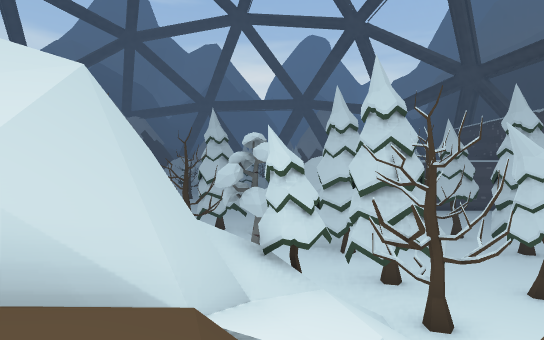
[1] (above)

24 first-person views from a walk through a 3-D level made in the Unity game engine. The camera is 1.4 m above the floor, looks level and sees 75° across. The floor is counted in squares, 2 m on a side. Each view is taken from the middle of a square. On the plan, view 1 faces up. The plan holds only what a view shows up to about 11 squares ahead; the rest is blank. The place goes on beyond the plan. The player is left out.

[2]
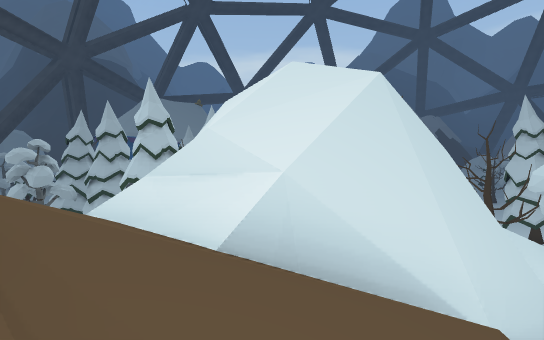

[3]
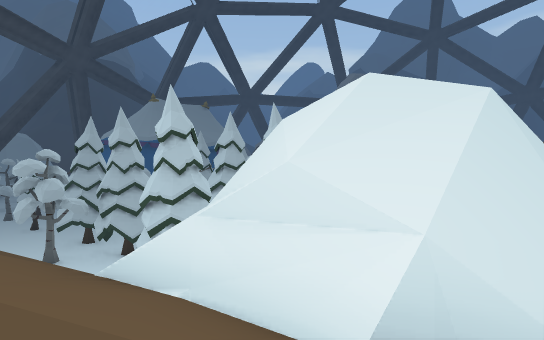

[4]
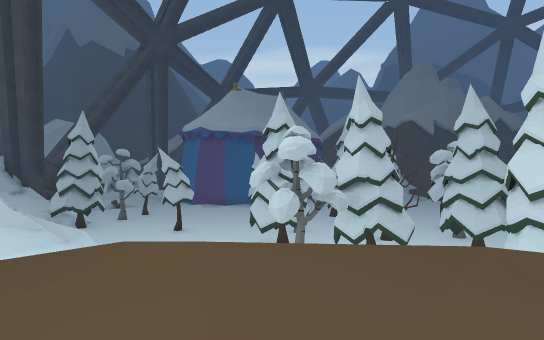

[5]
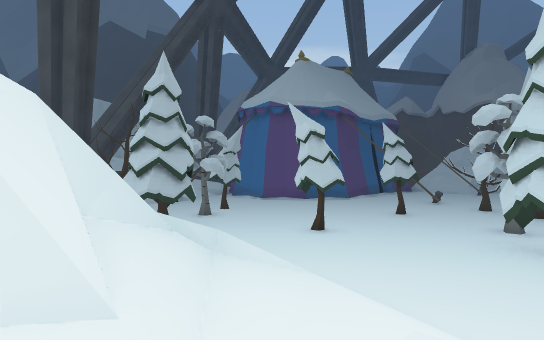

[6]
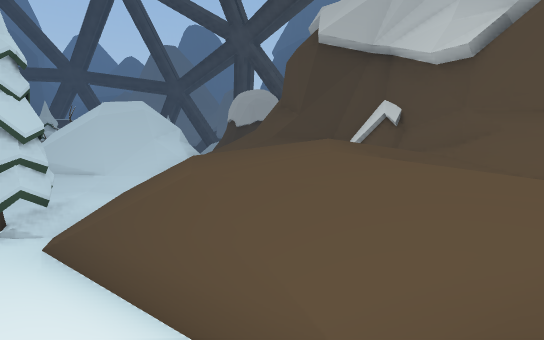

[7]
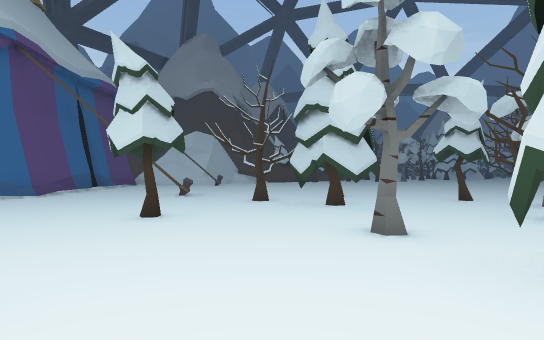

[8]
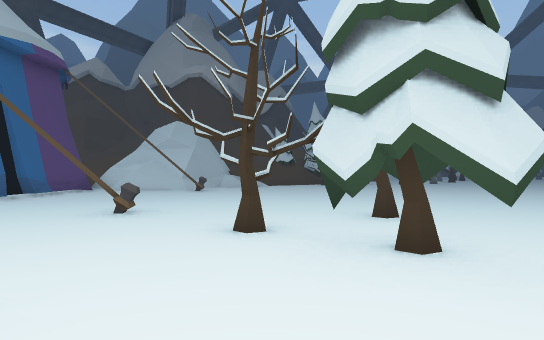

[9]
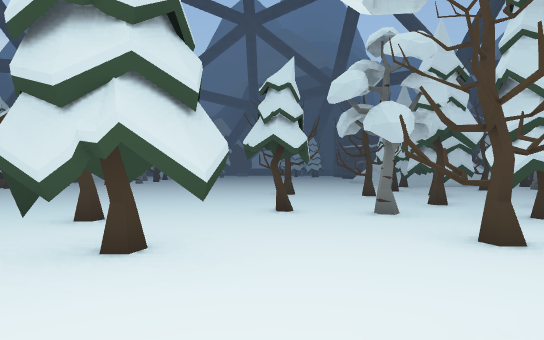

[10]
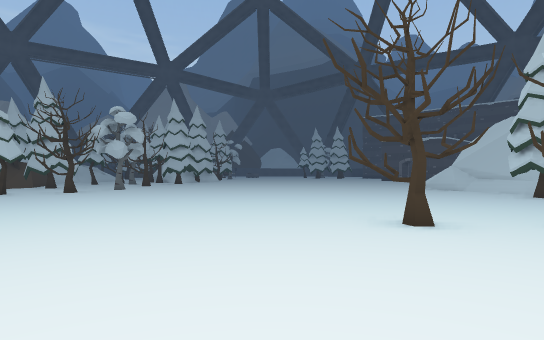

[11]
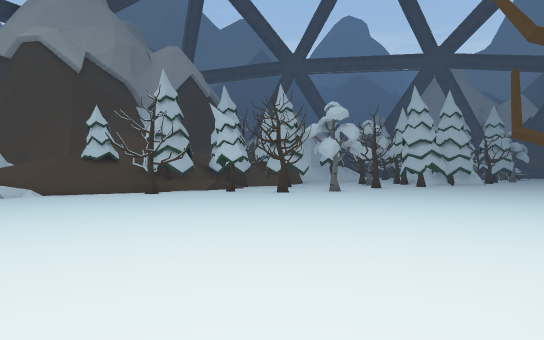

[12]
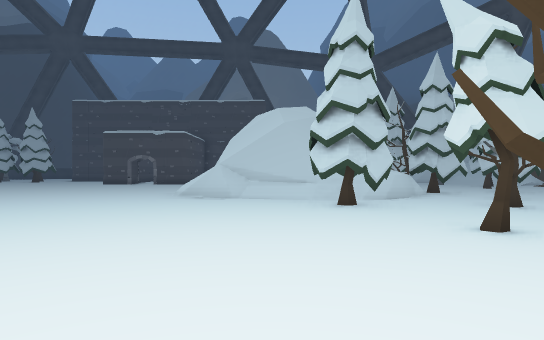

[13]
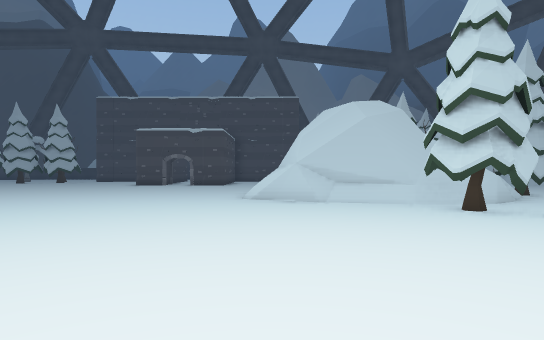

[14]
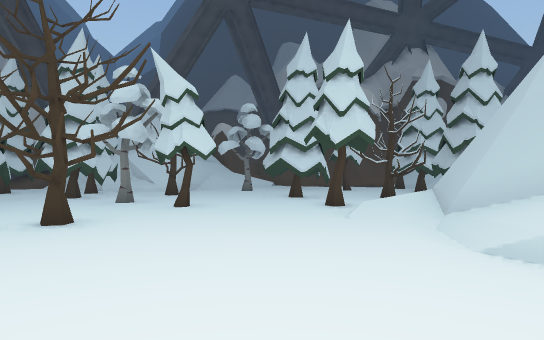

[15]
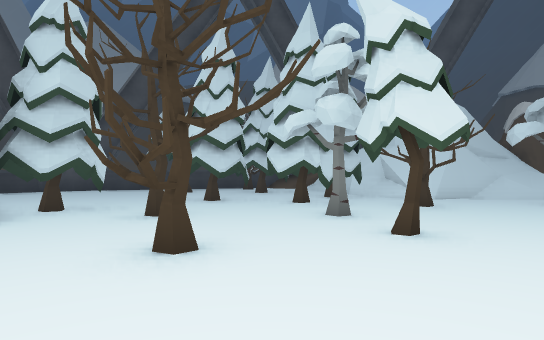

[16]
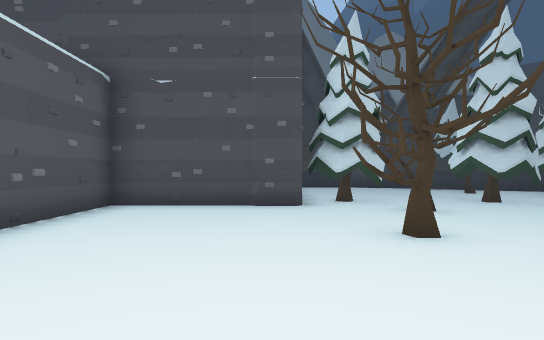

[17]
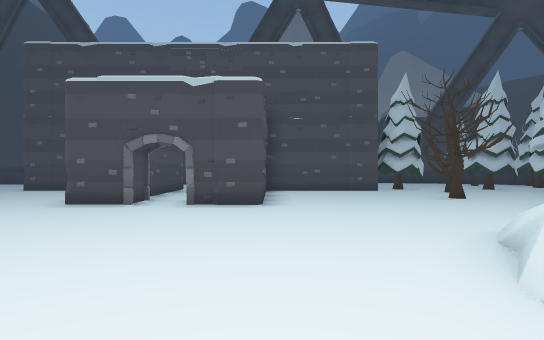

[18]
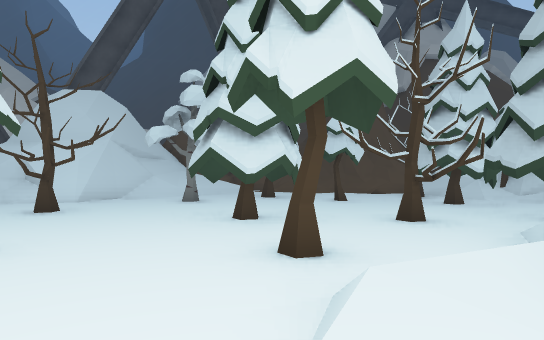

[19]
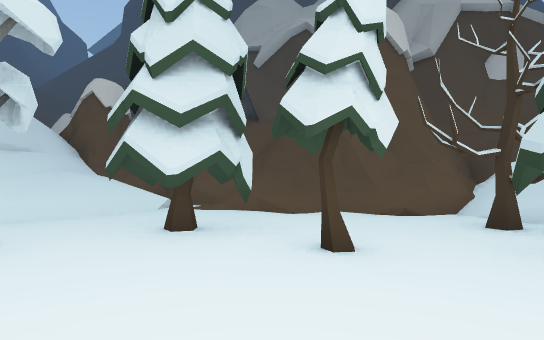

[20]
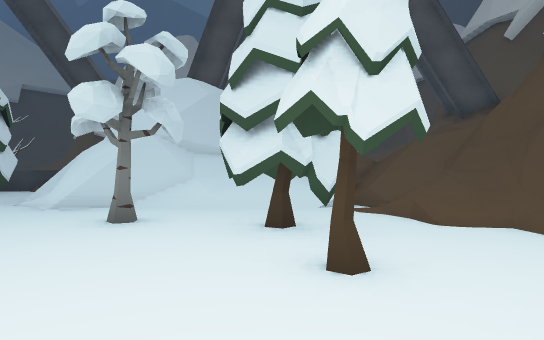

[21]
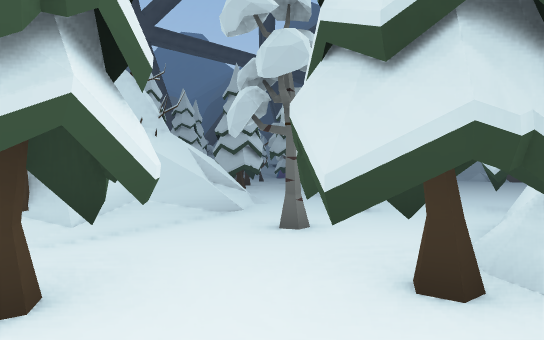

[22]
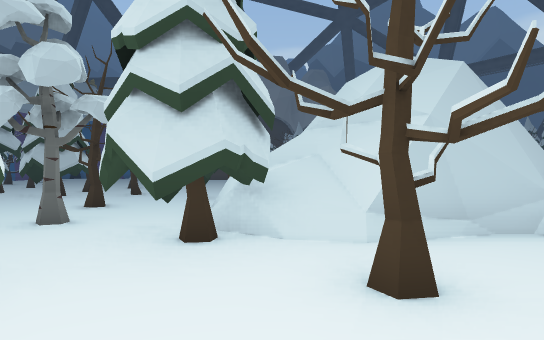

[23]
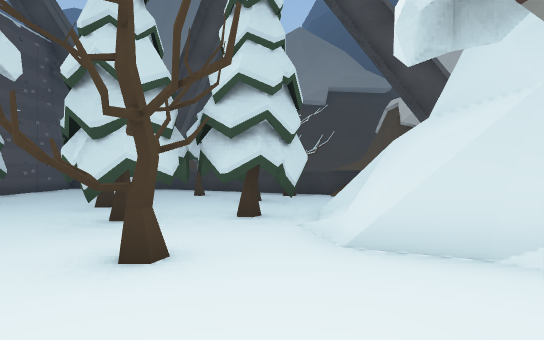

[24]
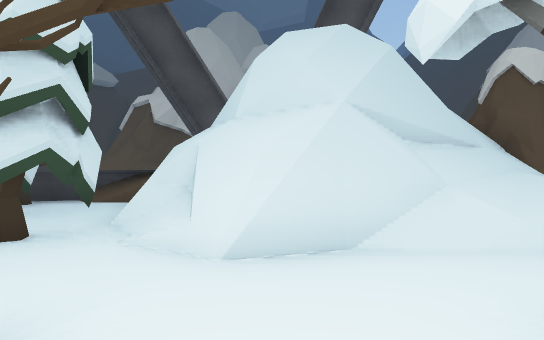

### Floor plan
Key: @ floor where view 1 was taken; # wall or solid block; x gap in a wall; . main floor; : floor 2.25 m higher than the main floor; / step, stairs or slope; = window, fence, low wall or low ledge; ^ raised ledge; v drop or lower ground; O other object.
Columns run from 23 left of view 1 to 18 right of it. Each row starts with its distance up from view 1.
 24        OO   O  O                ..
 23        OOO...O.......   ...   ....
 22       =#.............  ....  ..#####
 21       /........................##...
 20        ...........................
 19         ........................#
 18         ........................#####
 17 #...................................#
 16 #......................////=........#
 15 #......................#// //.......#   ##
 14 #......................v// #/...OO...O....
 13 #.............OO.....OO#v//#/......O.OO...
 12 #...#=...............OO=#=/#/.............
 11 #......O.O......O.O....=#///.O..O....O....
 10  ......OO..O.....OO.O...#//......O.OOO....
  9   ......OO..O.O..#...O..OO.O.OO...OOO...O.
  8   ......O..............O.O...OO.OO.OO.O..
  7    ..O.....O.OOOO  ==#=..OO........OO.OO=#
  6     ....O....OOO   #####/OOO...O.=/##..O#
  5   ..........O    /#####O/O...OO..#/// .==
  4  ........OOOOO OO/#####///...O.//####= #^^
  3 .O...O....O....O//#####//////.///##     ^#
  2 O.O........O..=/ =#==##x####=////#       #
  1 OOOO ........=// ///////#  ##////=
  0   OO ////...#//////////@    ///=##
 -1      ///// =///////###/#    ////#==
 -2       ==// /////:/## ###     /
 -3         /=///////##          ==

Where each view was taken, in squares from view 1:
view 1: 0 up, 0 right, facing up
view 2: 0 up, 0 right, facing up-left
view 3: 0 up, 1 left, facing up-left
view 4: 3 down, 7 left, facing up-left
view 5: 3 down, 13 left, facing up-left
view 6: 1 down, 14 left, facing right
view 7: 2 up, 16 left, facing up
view 8: 6 up, 16 left, facing up
view 9: 6 up, 16 left, facing up-right
view 10: 11 up, 13 left, facing up-right
view 11: 12 up, 10 left, facing up
view 12: 14 up, 9 left, facing right
view 13: 16 up, 8 left, facing right
view 14: 18 up, 7 right, facing down
view 15: 15 up, 7 right, facing down-right
view 16: 15 up, 6 right, facing right
view 17: 18 up, 1 right, facing right
view 18: 14 up, 6 right, facing down
view 19: 9 up, 5 right, facing down
view 20: 8 up, 3 right, facing down-right
view 21: 8 up, 4 right, facing left
view 22: 7 up, 5 right, facing up-left
view 23: 7 up, 7 right, facing right
view 24: 8 up, 8 right, facing down-right
